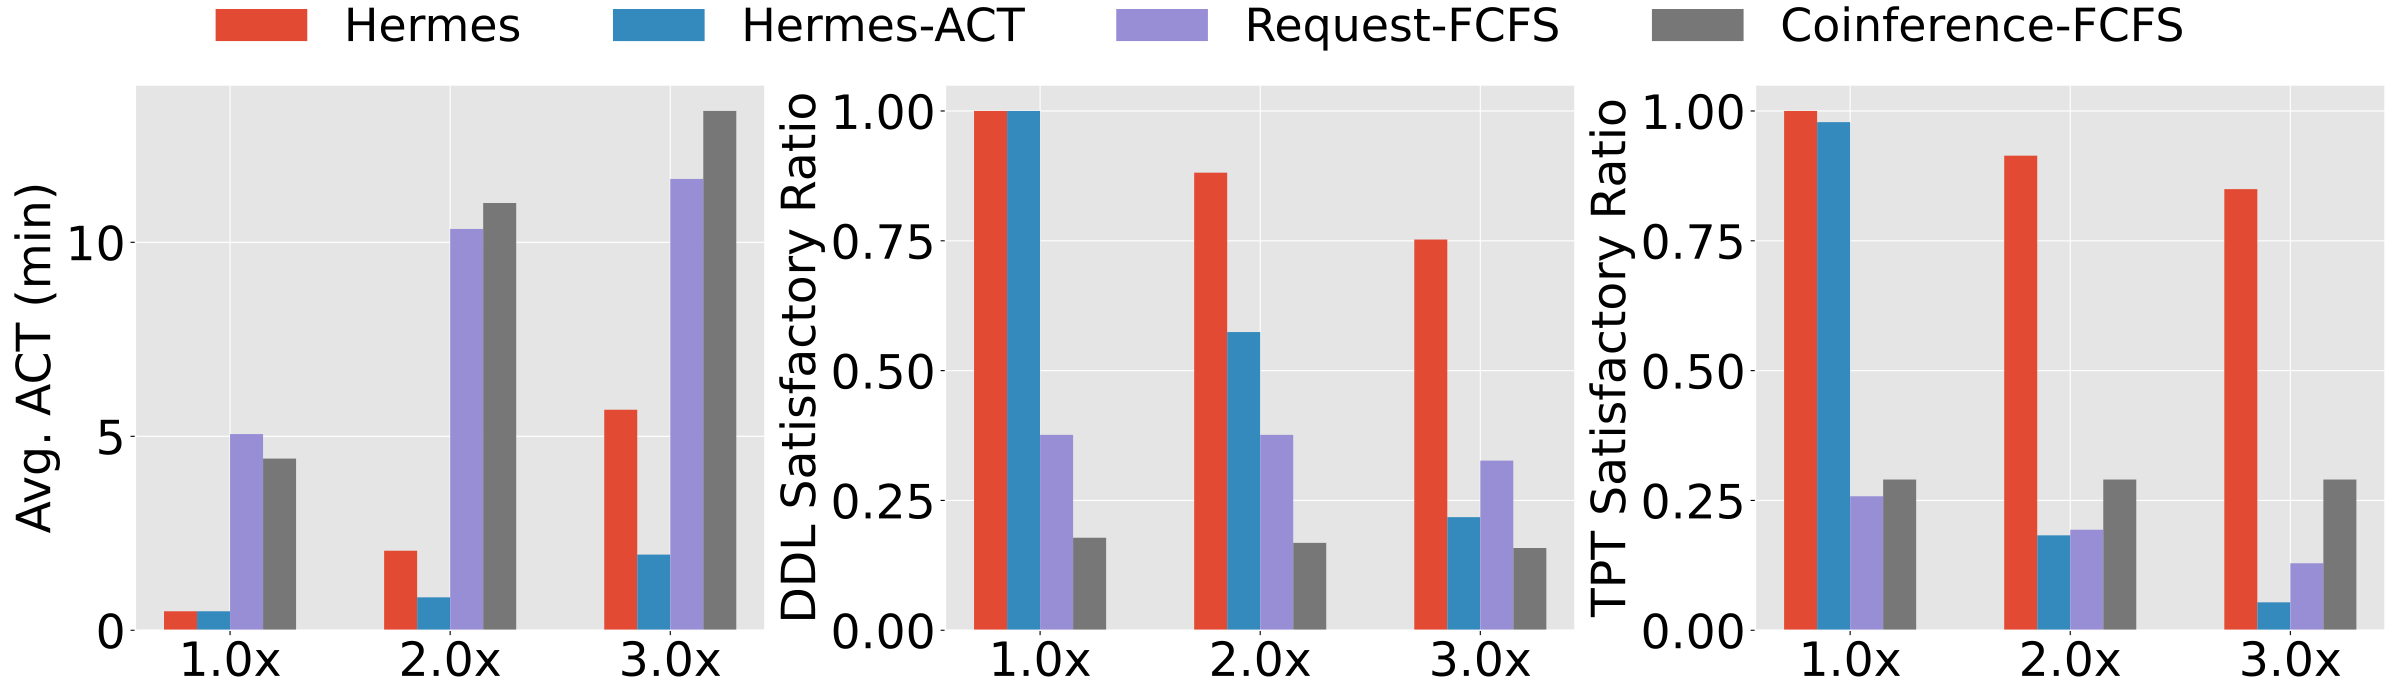

This figure's Python source:
import json
import os

import numpy as np
import pandas as pd
from matplotlib import pyplot as plt

from collect_data import get_all_jct, get_statistic_under_trace, get_statistic
from plot_kit import plot_cdf, plot_grouped_bar, get_improve_reduce

os.chdir(os.path.dirname(__file__))


def plot_e2e_combined(paths):
    fontsize = 34
    legend_fontsize = 33
    inside_fontsize = 22
    linewidth = 2
    markersize = 10
    rect = (0, 0, 1, 0.9)
    width = 0.15
    figsize = (24, 7)
    bbox_to_anchor = (0.5, 1.05)
    plt.style.use('ggplot')

    algos = {
        "Hermes": "Hermes",
        "Hermes-Gittins": "Hermes-ACT",
        "Request-Level-FIFO": "Request-FCFS",
        "CoInference-Level-FIFO": "Coinference-FCFS",
    }
    metrics = ["Avg. ACT (min)", "DDL Satisfactory Ratio", "TPT Satisfactory Ratio"]
    intensities = ["1.0x", "2.0x", "3.0x"]
    # intensities = ["1.0x", "1.5x", "2.0x", "2.5x", "3.0x"]

    # Prepare a list to hold results for all intensities
    all_results = {metric: [] for metric in metrics}

    # Iterate over the provided paths to gather statistics for each intensity level
    for path in paths:
        exp_dir = f"../results/archive/{path}/"
        results = []
        for algo in algos:
            result = {
                "Avg. ACT (min)": get_statistic(exp_dir, algo, "avg_jct"),
                "DDL Satisfactory Ratio": get_statistic(exp_dir, algo, "slo_ratio"),
                "TPT Satisfactory Ratio": get_statistic(exp_dir, algo, "tpt_ratio"),
            }
            results.append([result[metric] for metric in metrics])
            print(algo, result)

        # Transpose and append to all_results for each metric
        results = np.array(results).T
        for ix, metric in enumerate(metrics):
            all_results[metric].append(results[ix])

    print(all_results)
    print(json.dumps({
        metric: [
            [f"{i / arr[0]:.2f}" for i in arr]
            for arr in values
        ]
        for metric, values in all_results.items()
    }, indent=4))

    # Create the combined plot with three subplots for each metric
    x = np.arange(len(intensities)) + 1.5 * width  # Positions for the groups (intensity levels)
    fig, axs = plt.subplots(1, len(metrics), figsize=figsize)

    # Iterate over each metric and its respective subplot
    for ix, ax in enumerate(axs):
        metric = metrics[ix]
        for i, algo in enumerate(algos):
            # Extract data for each algorithm across different intensity levels
            algo_data = [all_results[metric][j][i] for j in range(len(intensities))]
            ax.bar(x + i * width - 1.5 * width, algo_data, width=width, label=algos[algo])  # Adjust width for grouped bars

        ax.set_xticks(x)
        ax.set_xticklabels(intensities, fontsize=fontsize)
        ax.set_ylabel(metric, fontsize=fontsize, color='black')
        ax.tick_params(axis='x', labelsize=fontsize, colors='black')
        ax.tick_params(axis='y', labelsize=fontsize, colors='black')

        if metric == "DDL Ratio" or metric == "TPT Ratio":
            ax.set_ylim(0, 1)
        # else:
        #     ax.set_ylim(0, max(ax.get_yticks()) + np.mean(ax.get_yticks()) * 0.08)

    # axs[1].set_xlabel("Relative Workload Intensity", fontsize=fontsize, color='black')

    # Customize the legend for the combined plot
    handles, labels = axs[0].get_legend_handles_labels()
    fig.legend(handles, labels, ncol=4, loc='upper center', bbox_to_anchor=bbox_to_anchor,
               fontsize=legend_fontsize, frameon=False)

    # Adjust layout and save the combined figure
    plt.tight_layout(rect=rect)
    plt.savefig(f"figures/evaluation_e2e.pdf")
    plt.show()
    plt.clf()


if __name__ == '__main__':
    paths = [
        "sched_sjf_window30_task500_try0_intensity1",
        # "sched_sjf_window20_task500_try0_intensity1.5",
        "sched_sjf_window15_task500_try0_intensity2",
        # "sched_sjf_window12_task500_try0_intensity2.5",
        "sched_sjf_window10_task500_try0_intensity3",
    ]
    plot_e2e_combined(paths)
